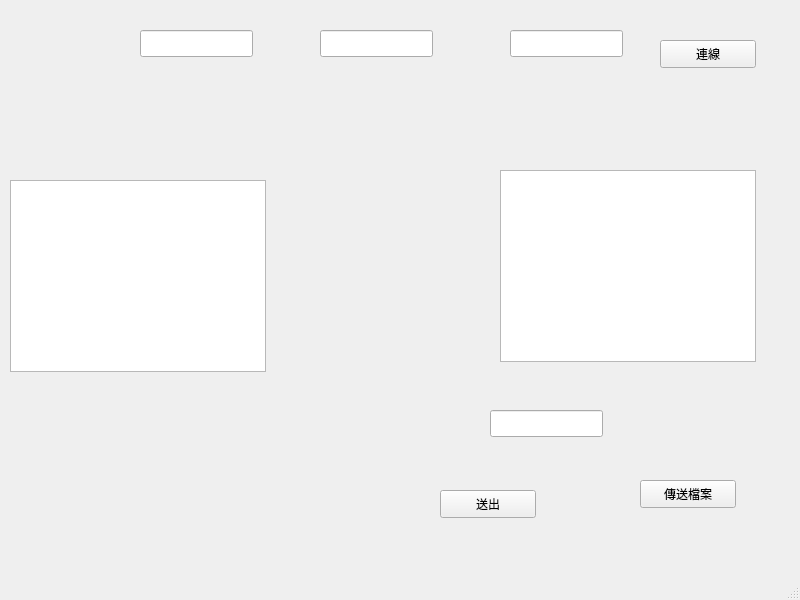
<?xml version="1.0" encoding="UTF-8"?>
<ui version="4.0">
 <class>ChatClient</class>
 <widget class="QMainWindow" name="ChatClient">
  <property name="geometry">
   <rect>
    <x>0</x>
    <y>0</y>
    <width>800</width>
    <height>600</height>
   </rect>
  </property>
  <property name="windowTitle">
   <string>ChatClient</string>
  </property>
  <widget class="QWidget" name="centralwidget">
   <widget class="QListWidget" name="userList">
    <property name="geometry">
     <rect>
      <x>10</x>
      <y>180</y>
      <width>256</width>
      <height>192</height>
     </rect>
    </property>
   </widget>
   <widget class="QListWidget" name="chatDisplay">
    <property name="geometry">
     <rect>
      <x>500</x>
      <y>170</y>
      <width>256</width>
      <height>192</height>
     </rect>
    </property>
   </widget>
   <widget class="QLineEdit" name="msgEdit">
    <property name="geometry">
     <rect>
      <x>490</x>
      <y>410</y>
      <width>113</width>
      <height>27</height>
     </rect>
    </property>
   </widget>
   <widget class="QPushButton" name="sendBtn">
    <property name="geometry">
     <rect>
      <x>440</x>
      <y>490</y>
      <width>96</width>
      <height>28</height>
     </rect>
    </property>
    <property name="text">
     <string>送出</string>
    </property>
   </widget>
   <widget class="QPushButton" name="fileBtn">
    <property name="geometry">
     <rect>
      <x>640</x>
      <y>480</y>
      <width>96</width>
      <height>28</height>
     </rect>
    </property>
    <property name="text">
     <string>傳送檔案</string>
    </property>
   </widget>
   <widget class="QLineEdit" name="ipEdit">
    <property name="geometry">
     <rect>
      <x>140</x>
      <y>30</y>
      <width>113</width>
      <height>27</height>
     </rect>
    </property>
   </widget>
   <widget class="QLineEdit" name="Port">
    <property name="geometry">
     <rect>
      <x>320</x>
      <y>30</y>
      <width>113</width>
      <height>27</height>
     </rect>
    </property>
   </widget>
   <widget class="QLineEdit" name="nameEdit">
    <property name="geometry">
     <rect>
      <x>510</x>
      <y>30</y>
      <width>113</width>
      <height>27</height>
     </rect>
    </property>
   </widget>
   <widget class="QPushButton" name="connectBtn">
    <property name="geometry">
     <rect>
      <x>660</x>
      <y>40</y>
      <width>96</width>
      <height>28</height>
     </rect>
    </property>
    <property name="text">
     <string>連線</string>
    </property>
   </widget>
  </widget>
  <widget class="QMenuBar" name="menubar">
   <property name="geometry">
    <rect>
     <x>0</x>
     <y>0</y>
     <width>800</width>
     <height>24</height>
    </rect>
   </property>
  </widget>
  <widget class="QStatusBar" name="statusbar"/>
 </widget>
 <resources/>
 <connections/>
</ui>
